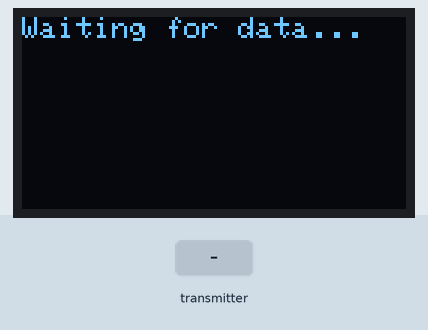
The sketch below on a simulated ESP32. On the bench: 128×64 one-colour display. The test bench sets the inputs (shaded band). The display library's start-up logo is not drawn.

Above: at 10.6 s.
10.7 s: the transmitter starts sending pressure = 0
At 11.9 s:
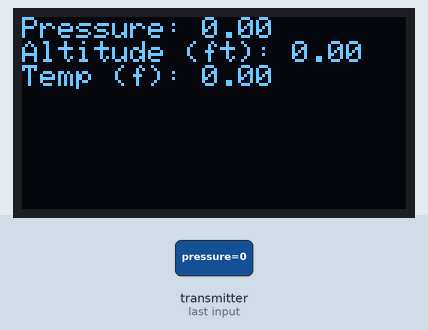
12.2 s: the transmitter starts sending altitude_ft = 25
At 13.3 s:
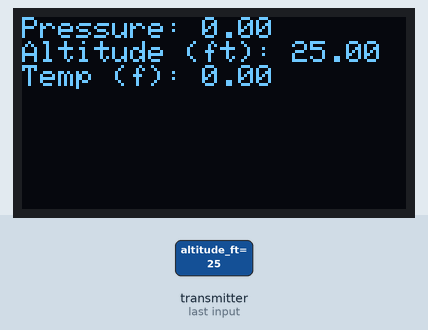
13.7 s: the transmitter starts sending temperature_f = 25
At 14.4 s:
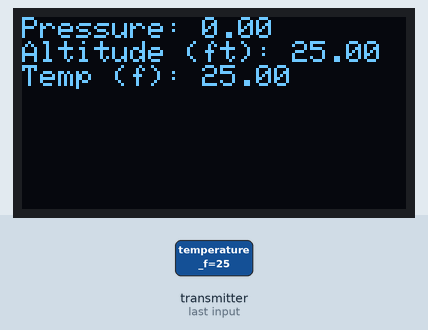
15.2 s: the transmitter starts sending pressure = 1
At 15.6 s:
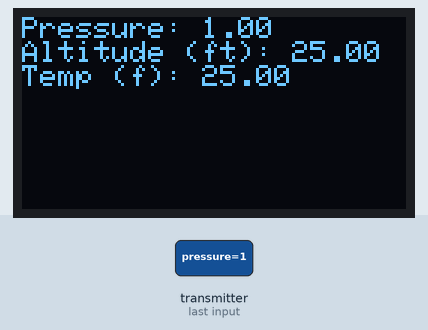
16.7 s: the transmitter starts sending altitude_ft = 0
At 17.9 s:
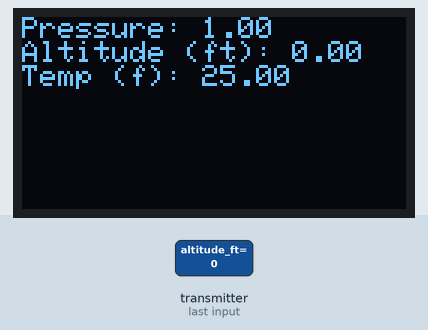
18.2 s: the transmitter starts sending temperature_f = 0
At 19.0 s:
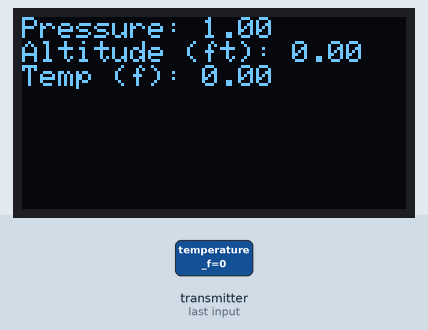
Timing chart, 0 to 20.7 s (numbered marks = the images above; inputs shaded):
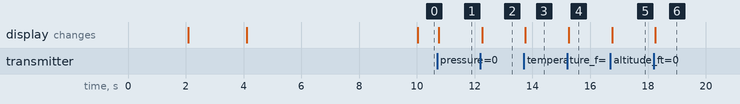

The sketch:

receiver.ino
```cpp
#include <esp_now.h>
#include <WiFi.h>

#include <SPI.h>
#include <Wire.h>
#include <Adafruit_GFX.h>
#include <Adafruit_SSD1306.h>

#define SCREEN_WIDTH 128
#define SCREEN_HEIGHT 64
#define OLED_RESET     -1
#define SCREEN_ADDRESS 0x3C

Adafruit_SSD1306 display(SCREEN_WIDTH, SCREEN_HEIGHT, &Wire, OLED_RESET);


// Define a data structure
typedef struct struct_message {
  float pressure;
  float altitude_ft;
  float temperature_f;
} struct_message;
struct_message myData;


unsigned long previousMillis = 0;
unsigned long currentMillis = 0;


// Callback function executed when data is received
void OnDataRecv(const uint8_t *mac, const uint8_t *incomingData, int len) {

  // copy message data to struct
  memcpy(&myData, incomingData, sizeof(myData));

  display.clearDisplay();
  display.setCursor(0, 0);

  display.print("Pressure: ");
  display.println(myData.pressure);

  display.print("Altitude (ft): ");
  display.println(myData.altitude_ft);

  display.print("Temp (f): ");
  display.println(myData.temperature_f);

  display.display();

  previousMillis = currentMillis;
}

void setup() {

  // Set ESP32 as a Wi-Fi Station
  WiFi.mode(WIFI_STA);

  // init display
  if(!display.begin(SSD1306_SWITCHCAPVCC, SCREEN_ADDRESS)) {
    for(;;);
  }
  display.display();  // Adafruit logo
  delay(2000);
  display.setTextSize(1);
  display.setTextColor(SSD1306_WHITE);

  // show MAC
  display.clearDisplay();
  display.setCursor(0, 0);
  display.println("MAC Address:");
  display.println(WiFi.macAddress());
  display.display();
  delay(2000);

  // Initilize ESP-NOW
  if (esp_now_init() != ESP_OK) {
    display.println("Error initializing ESP-NOW");
    display.display();
    return;
  }

  // Register callback function
  esp_now_register_recv_cb(OnDataRecv);

  // Ready for data
  display.println();
  display.println("Waiting for data...");
  display.display();
}


void loop() {

  currentMillis = millis();

  if (currentMillis - previousMillis >= 10000) {

    display.clearDisplay();
    display.setCursor(0, 0);
    display.println("Waiting for data...");
    display.display();
  }
}
```

Measured:
- after the input at 10.7 s, the display: changes after 0.06 s (image 1)
- after the input at 12.2 s, the display: changes after 0.06 s (image 2)
- after the input at 13.7 s, the display: changes after 0.06 s (image 3)
- after the input at 15.2 s, the display: changes after 0.06 s (image 4)
- after the input at 16.7 s, the display: changes after 0.06 s (image 5)
- after the input at 18.2 s, the display: changes after 0.06 s (image 6)
